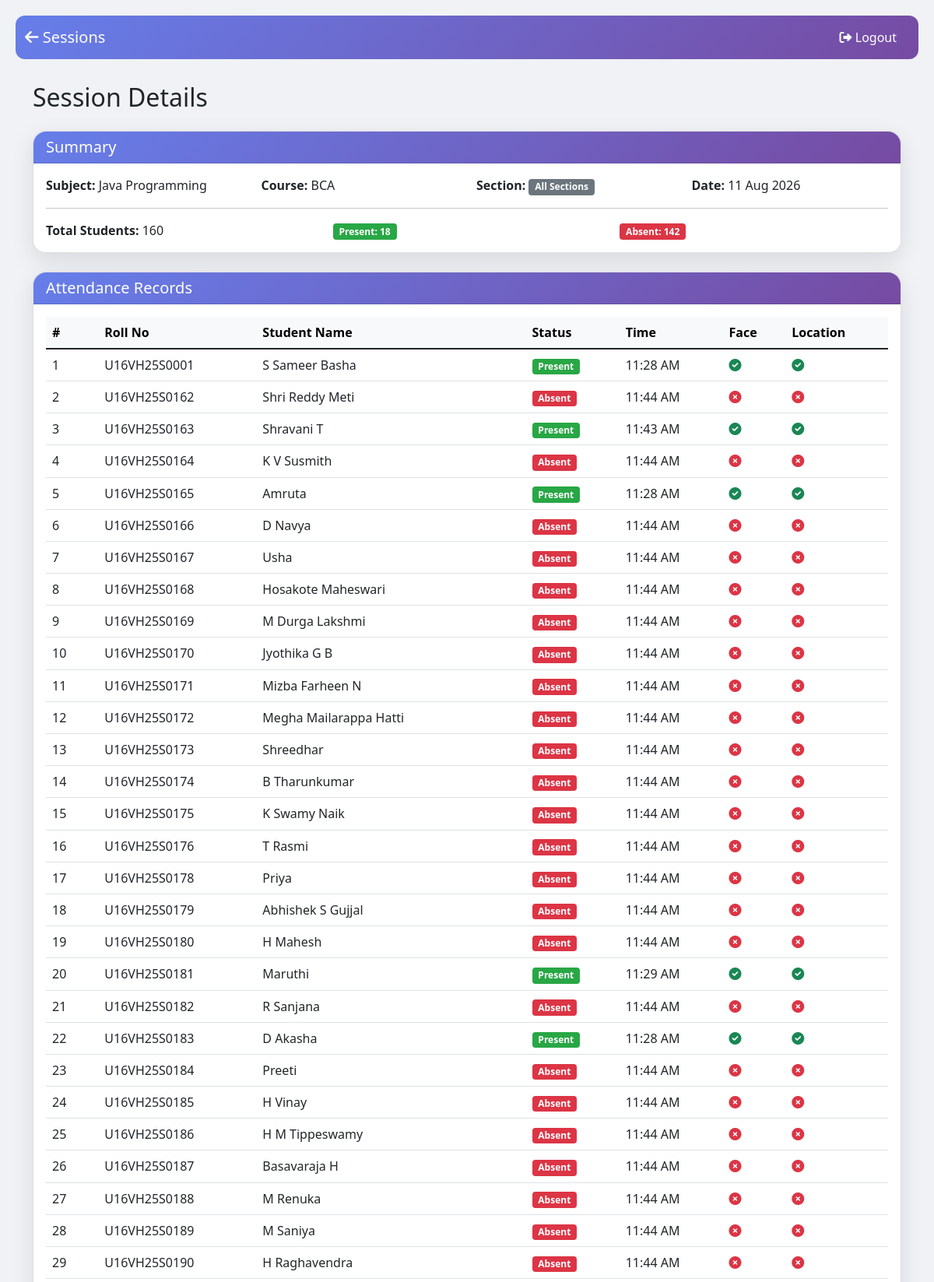
Screenshot of /lecturer/history/students/session/4/ (signed in, upper part) with the database file from the repository.
### attendance/models.py (models this page shows, shortened)
class AttendanceSession(models.Model):
    lecturer = models.ForeignKey(
        User,
        on_delete=models.CASCADE,
        limit_choices_to={'user_type': 'lecturer'}
    )
    course = models.ForeignKey(Course, on_delete=models.CASCADE)
    academic_year = models.ForeignKey(AcademicYear, on_delete=models.CASCADE, null=True, blank=True)
    semester = models.IntegerField()
    section = models.ForeignKey(
        Section,
        on_delete=models.CASCADE,
        null=True,
        blank=True,
        help_text="Leave blank for 'All Sections'"
    )
    subject = models.ForeignKey(Subject, on_delete=models.CASCADE)
    latitude = models.FloatField()
    longitude = models.FloatField()
    radius_feet = models.FloatField(help_text="Geofence radius in feet")
    is_active = models.BooleanField(default=True)
    created_at = models.DateTimeField(auto_now_add=True)
    ended_at = models.DateTimeField(null=True, blank=True)
    class Meta:
        ordering = ['-created_at']

class AttendanceRecord(models.Model):
    STATUS_CHOICES = (
        ('Present', 'Present'),
        ('Absent', 'Absent'),
    )
    session = models.ForeignKey(AttendanceSession, on_delete=models.CASCADE, related_name='records')
    student = models.ForeignKey(StudentProfile, on_delete=models.CASCADE)
    timestamp = models.DateTimeField(auto_now_add=True)
    student_latitude = models.FloatField()
    student_longitude = models.FloatField()
    location_verified = models.BooleanField(default=False)
    face_verified = models.BooleanField(default=False)
    status = models.CharField(max_length=20, choices=STATUS_CHOICES, default='Absent')
    class Meta:
        unique_together = ['session', 'student']
        ordering = ['-timestamp']

### accounts/models.py (models this page shows, shortened)
class Subject(models.Model):
    name = models.CharField(max_length=200)
    code = models.CharField(max_length=20)
    course = models.ForeignKey(Course, on_delete=models.CASCADE)
    semester = models.IntegerField()   # 1,2,3,...
    class Meta:
        unique_together = ['code', 'course', 'semester']

class Course(models.Model):
    name = models.CharField(max_length=200)
    code = models.CharField(max_length=20, unique=True)
    department = models.CharField(max_length=100)
    course_type = models.CharField(max_length=2, choices=[('UG', 'UG'), ('PG', 'PG')], default='UG')
    duration_years = models.IntegerField(default=3)   # total years

class StudentProfile(models.Model):
    user = models.OneToOneField(User, on_delete=models.CASCADE, related_name='student_profile')
    roll_no = models.CharField(max_length=20, unique=True)
    department = models.CharField(max_length=100)
    face_encoding = models.TextField(blank=True, null=True)
    face_image = models.ImageField(upload_to='face_images/', blank=True, null=True)
    registration_complete = models.BooleanField(default=False)

class User(AbstractUser):
    USER_TYPE_CHOICES = (
        ('principal', 'Principal'),
        ('hod', 'HOD'),
        ('lecturer', 'Lecturer'),
        ('student', 'Student'),
        ('staff', 'Non‑Teaching Staff'),
        ('admin', 'Admin'),
    )
    user_type = models.CharField(max_length=20, choices=USER_TYPE_CHOICES)
    phone_number = models.CharField(max_length=15, blank=True, null=True)
    assigned_course = models.ForeignKey(
        Course,
        on_delete=models.SET_NULL,
        null=True,
        blank=True,
        related_name='hod_user'
    )

### attendance/views.py (the view)
# urls.py: path('lecturer/history/students/session/<int:session_id>/', views.lecturer_session_detail,
@login_required
def lecturer_session_detail(request, session_id):
    if request.user.user_type != 'lecturer':
        messages.error(request, 'Access denied.')
        return redirect('home')
    session = get_object_or_404(
        AttendanceSession.objects.select_related('course', 'subject', 'section', 'academic_year'),
        id=session_id,
        lecturer=request.user
    )
    records = AttendanceRecord.objects.filter(
        session=session
    ).select_related('student__user').order_by('student__roll_no')
    enrolled_qs = StudentEnrollment.objects.filter(
        course=session.course,
        semester=session.semester,
        subjects=session.subject
    )
    if session.academic_year:
        enrolled_qs = enrolled_qs.filter(academic_year=session.academic_year)
    if session.section:
        enrolled_qs = enrolled_qs.filter(section=session.section)
    total_enrolled = enrolled_qs.values('student').distinct().count()
    present = records.filter(status='Present').count()
    absent = records.filter(status='Absent').count()
    context = {
        'session': session,
        'records': records,
        'total': records.count(),
        'total_enrolled': total_enrolled,
        'present': present,
        'absent': absent,
    }
    return render(request, 'attendance/lecturer_session_detail.html', context)

### templates/attendance/lecturer_session_detail.html (shortened to what this page needs)
<!DOCTYPE html>
<html lang="en">
<head>
    <link href="https://cdn.jsdelivr.net/npm/bootstrap@5.1.3/dist/css/bootstrap.min.css" rel="stylesheet">
    <link href="https://cdnjs.cloudflare.com/ajax/libs/font-awesome/6.0.0/css/all.min.css" rel="stylesheet">
</head>
<body>
    <nav class="navbar navbar-expand-lg">
        <div class="container-fluid">
            <a class="navbar-brand" href="{% url 'lecturer_student_sessions' %}"><i class="fas fa-arrow-left"></i> Sessions</a>
            <div class="d-flex">
                <a href="{% url 'logout' %}" class="nav-link"><i class="fas fa-sign-out-alt"></i> Logout</a>
            </div>
        </div>
    </nav>
    <div class="container">
        <h2 class="mb-4">Session Details</h2>
        <div class="card mb-4">
            <div class="card-header"><h5 class="mb-0">Summary</h5></div>
            <div class="card-body">
                <div class="row">
                    <div class="col-md-3"><strong>Subject:</strong> {{ session.subject.name }}</div>
                    <div class="col-md-3"><strong>Course:</strong> {{ session.course.code }}</div>
                    <div class="col-md-3">
                        <strong>Section:</strong>
                        {% if session.section %}
                            {{ session.section.name }}
                        {% else %}
                            <span class="badge badge-all">All Sections</span>
                        {% endif %}
                    </div>
                    <div class="col-md-3"><strong>Date:</strong> {{ session.created_at|date:"d M Y" }}</div>
                </div>
                <hr>
                <div class="row">
                    <div class="col-md-4"><strong>Total Students:</strong> {{ total }}</div>
                    <div class="col-md-4"><span class="badge badge-present">Present: {{ present }}</span></div>
                    <div class="col-md-4"><span class="badge badge-absent">Absent: {{ absent }}</span></div>
                </div>
            </div>
        </div>
        <div class="card">
            <div class="card-header"><h5 class="mb-0">Attendance Records</h5></div>
            <div class="card-body">
                <div class="table-responsive">
                    <table class="table table-hover">
                        <thead class="table-light">
                            <tr>
                                <th>#</th>
                                <th>Roll No</th>
                                <th>Student Name</th>
                                <th>Status</th>
                                <th>Time</th>
                                <th>Face</th>
                                <th>Location</th>
                            </tr>
                        </thead>
                        <tbody>
                            {% for rec in records %}
                            <tr>
                                <td>{{ forloop.counter }}</td>
                                <td>{{ rec.student.roll_no }}</td>
                                <td>{{ rec.student.user.get_full_name }}</td>
                                <td>
                                    <span class="badge {% if rec.status == 'Present' %}badge-present{% else %}badge-absent{% endif %}">
                                        {{ rec.status }}
                                    </span>
                                </td>
                                <td>{{ rec.timestamp|date:"h:i A" }}</td>
                                <td>{% if rec.face_verified %}<i class="fas fa-check-circle text-success"></i>{% else %}<i class="fas fa-times-circle text-danger"></i>{% endif %}</td>
                                <td>{% if rec.location_verified %}<i class="fas fa-check-circle text-success"></i>{% else %}<i class="fas fa-times-circle text-danger"></i>{% endif %}</td>
                            </tr>
                            {% empty %}
                            <tr><td colspan="7" class="text-center py-4 text-muted">No records found.</td></tr>
                            {% endfor %}
                        </tbody>
                    </table>
                </div>
            </div>
        </div>
    </div>
</body>
</html>

### templates/attendance/lecturer_session_detail.html (style rules this page uses)
body { background: #f0f2f5; padding: 20px; }
.navbar { background: linear-gradient(135deg, #667eea 0%, #764ba2 100%); border-radius: 12px; margin-bottom: 30px; }
.navbar-brand, .nav-link { color: #fff !important; }
.card { border-radius: 16px; box-shadow: 0 10px 30px rgba(0,0,0,0.1); }
.card-header { background: linear-gradient(135deg, #667eea 0%, #764ba2 100%); color: #fff; border-radius: 16px 16px 0 0 !important; }
.badge-present { background: #28a745; }
.badge-absent { background: #dc3545; }
.badge-all { background: #6c757d; }

### rows the page displays
AttendanceSession: subject.name "Java Programming", course.code "BCA", created_at "11 Aug 2026"
AttendanceRecord: student.roll_no "U16VH25S0001", student.user.get_full_name "S Sameer Basha", status "Present", timestamp "11:28 AM", face_verified True (drawn), location_verified True (drawn)
AttendanceRecord: student.roll_no "U16VH25S0162", student.user.get_full_name "Shri Reddy Meti", status "Absent", timestamp "11:44 AM", face_verified False (drawn), location_verified False (drawn)
AttendanceRecord: student.roll_no "U16VH25S0163", student.user.get_full_name "Shravani T", status "Present", timestamp "11:43 AM", face_verified True (drawn), location_verified True (drawn)
AttendanceRecord: student.roll_no "U16VH25S0164", student.user.get_full_name "K V Susmith", status "Absent", timestamp "11:44 AM", face_verified False (drawn), location_verified False (drawn)
AttendanceRecord: student.roll_no "U16VH25S0165", student.user.get_full_name "Amruta", status "Present", timestamp "11:28 AM", face_verified True (drawn), location_verified True (drawn)
AttendanceRecord: student.roll_no "U16VH25S0166", student.user.get_full_name "D Navya", status "Absent", timestamp "11:44 AM", face_verified False (drawn), location_verified False (drawn)
AttendanceRecord: student.roll_no "U16VH25S0167", student.user.get_full_name "Usha", status "Absent", timestamp "11:44 AM", face_verified False (drawn), location_verified False (drawn)
AttendanceRecord: student.roll_no "U16VH25S0168", student.user.get_full_name "Hosakote Maheswari", status "Absent", timestamp "11:44 AM", face_verified False (drawn), location_verified False (drawn)
AttendanceRecord: student.roll_no "U16VH25S0169", student.user.get_full_name "M Durga Lakshmi", status "Absent", timestamp "11:44 AM", face_verified False (drawn), location_verified False (drawn)
AttendanceRecord: student.roll_no "U16VH25S0170", student.user.get_full_name "Jyothika G B", status "Absent", timestamp "11:44 AM", face_verified False (drawn), location_verified False (drawn)
AttendanceRecord: student.roll_no "U16VH25S0171", student.user.get_full_name "Mizba Farheen N", status "Absent", timestamp "11:44 AM", face_verified False (drawn), location_verified False (drawn)
AttendanceRecord: student.roll_no "U16VH25S0172", student.user.get_full_name "Megha Mailarappa Hatti", status "Absent", timestamp "11:44 AM", face_verified False (drawn), location_verified False (drawn)
AttendanceRecord: student.roll_no "U16VH25S0173", student.user.get_full_name "Shreedhar", status "Absent", timestamp "11:44 AM", face_verified False (drawn), location_verified False (drawn)
AttendanceRecord: student.roll_no "U16VH25S0174", student.user.get_full_name "B Tharunkumar", status "Absent", timestamp "11:44 AM", face_verified False (drawn), location_verified False (drawn)
AttendanceRecord: student.roll_no "U16VH25S0175", student.user.get_full_name "K Swamy Naik", status "Absent", timestamp "11:44 AM", face_verified False (drawn), location_verified False (drawn)
AttendanceRecord: student.roll_no "U16VH25S0176", student.user.get_full_name "T Rasmi", status "Absent", timestamp "11:44 AM", face_verified False (drawn), location_verified False (drawn)
AttendanceRecord: student.roll_no "U16VH25S0178", student.user.get_full_name "Priya", status "Absent", timestamp "11:44 AM", face_verified False (drawn), location_verified False (drawn)
AttendanceRecord: student.roll_no "U16VH25S0179", student.user.get_full_name "Abhishek S Gujjal", status "Absent", timestamp "11:44 AM", face_verified False (drawn), location_verified False (drawn)
AttendanceRecord: student.roll_no "U16VH25S0180", student.user.get_full_name "H Mahesh", status "Absent", timestamp "11:44 AM", face_verified False (drawn), location_verified False (drawn)
AttendanceRecord: student.roll_no "U16VH25S0181", student.user.get_full_name "Maruthi", status "Present", timestamp "11:29 AM", face_verified True (drawn), location_verified True (drawn)
AttendanceRecord: student.roll_no "U16VH25S0182", student.user.get_full_name "R Sanjana", status "Absent", timestamp "11:44 AM", face_verified False (drawn), location_verified False (drawn)
AttendanceRecord: student.roll_no "U16VH25S0183", student.user.get_full_name "D Akasha", status "Present", timestamp "11:28 AM", face_verified True (drawn), location_verified True (drawn)
AttendanceRecord: student.roll_no "U16VH25S0184", student.user.get_full_name "Preeti", status "Absent", timestamp "11:44 AM", face_verified False (drawn), location_verified False (drawn)
AttendanceRecord: student.roll_no "U16VH25S0185", student.user.get_full_name "H Vinay", status "Absent", timestamp "11:44 AM", face_verified False (drawn), location_verified False (drawn)
AttendanceRecord: student.roll_no "U16VH25S0186", student.user.get_full_name "H M Tippeswamy", status "Absent", timestamp "11:44 AM", face_verified False (drawn), location_verified False (drawn)
AttendanceRecord: student.roll_no "U16VH25S0187", student.user.get_full_name "Basavaraja H", status "Absent", timestamp "11:44 AM", face_verified False (drawn), location_verified False (drawn)
AttendanceRecord: student.roll_no "U16VH25S0188", student.user.get_full_name "M Renuka", status "Absent", timestamp "11:44 AM", face_verified False (drawn), location_verified False (drawn)
AttendanceRecord: student.roll_no "U16VH25S0189", student.user.get_full_name "M Saniya", status "Absent", timestamp "11:44 AM", face_verified False (drawn), location_verified False (drawn)
AttendanceRecord: student.roll_no "U16VH25S0190", student.user.get_full_name "H Raghavendra", status "Absent", timestamp "11:44 AM", face_verified False (drawn), location_verified False (drawn)

### other values shown
{{ total }} "160"
{{ present }} "18"
{{ absent }} "142"
